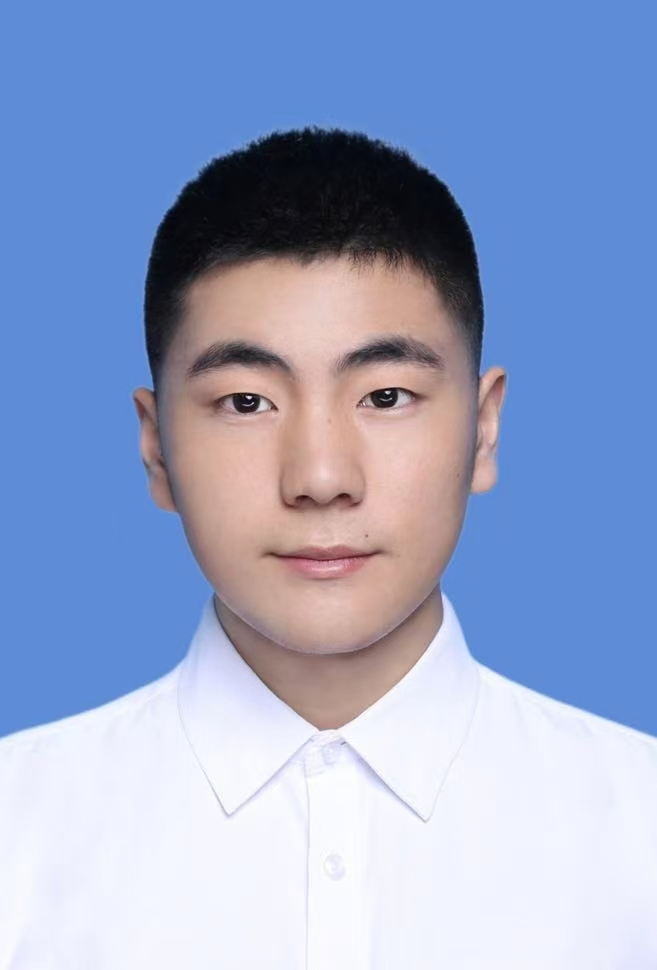
#> input picture img/1.jpg, 657 x 970 px
$ python canny.py
#> lines starting #> are read from the running program, lines starting #| are printed output that depends on the picture; after the words box and inside, x2 and y2 are one past the last pixel; in counts of white or black regions, pixels touching at a corner belong together
import cv2  # 导入OpenCV库，用于计算机视觉和图像处理
import numpy as np  # 导入NumPy库，用于数值计算和数组操作


img = cv2.imread(r"./img/1.jpg")  # 读取指定路径下的图像文件，存储到img变量中
#> img is the input picture: shape (970, 657, 3); mean B, G, R 200.3, 163.8, 148.6

#  canny算子 图片 最小值 最大值
dst = cv2.Canny(img, 150, 200)
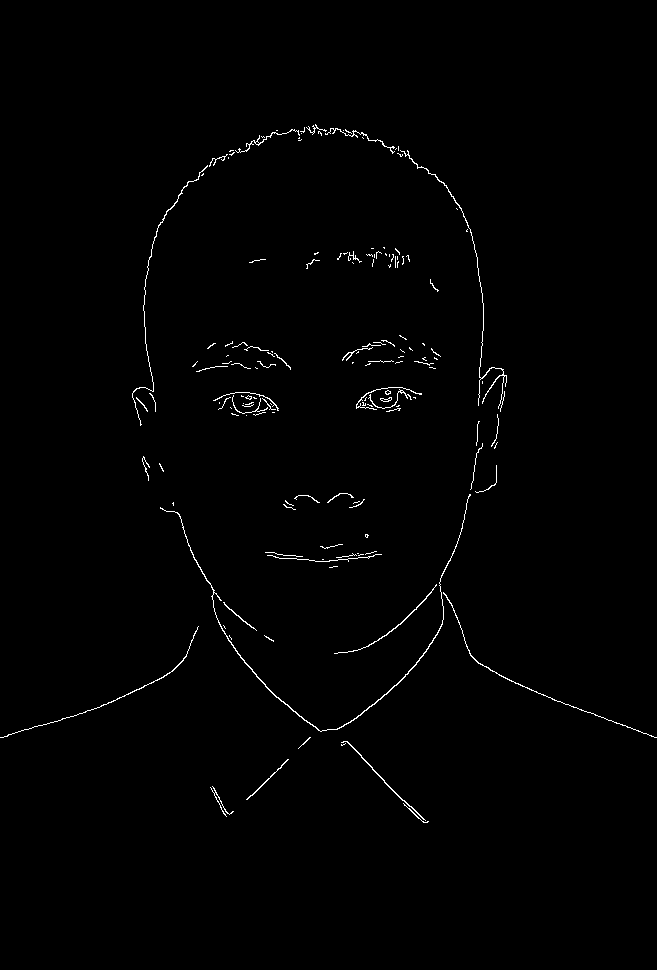
#> dst: shape (970, 657); 0.81% white in thin lines or dots, all inside (x1, y1, x2, y2) = (0, 124, 657, 823)


cv2.imshow("img", img)  # 显示原始图像，窗口标题为"img"
cv2.imshow("dst", dst)  # 显示滤波后图像，窗口标题为"dst"
cv2.waitKey(0)  # 等待按键事件，0表示无限等待直到有按键输入
cv2.destroyAllWindows()  # 关闭所有OpenCV创建的窗口
